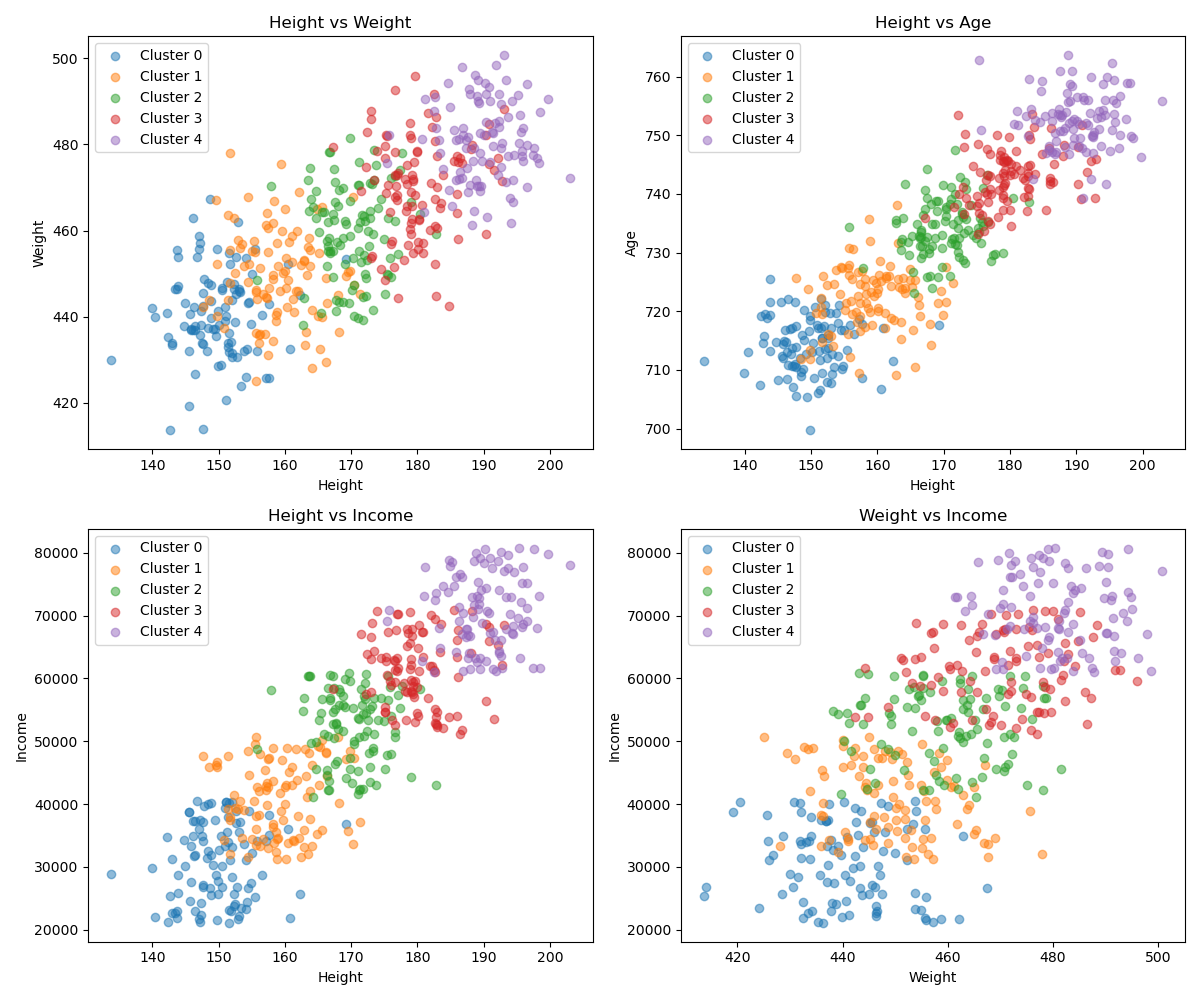

This chart was generated by the following Python code:
import pandas as pd
import matplotlib.pyplot as plt
from cluster_maker import (define_dataframe_structure, create_separated_clusters)


if __name__ == '__main__':
    # Create input for define_dataframe_structure with more interesting data
    column_specs = [
        {'name': 'height', 'reps': [150, 160, 170, 180, 190]},
        {'name': 'weight', 'reps': [50, 60, 70, 80, 90]},
        {'name': 'age', 'reps': [20, 30, 40, 50, 60]},
        {'name': 'income', 'reps': [30000, 40000, 50000, 60000, 70000]}
    ]
    
    # Create the seed dataframe based on the above info
    seed_df = define_dataframe_structure(column_specs)
    print("Seed DataFrame:")
    print(seed_df)

    # Define column specifications for simulation
    col_specs_simulate = {
        'height': {'distribution': 'normal', 'variance': 5},
        'weight': {'distribution': 'normal', 'variance': 10},
        'age': {'distribution': 'normal', 'variance': 5},
        'income': {'distribution': 'uniform', 'variance': 10000}
    }

    # Create well-separated clusters
    simulated_data = create_separated_clusters(seed_df, points=100, col_specs=col_specs_simulate, separation=200, random_state=42)
    print("\nSimulated Data with Separated Clusters:")
    print(simulated_data)

    # Add a cluster label to the simulated data based on the original representative points
    cluster_labels = []
    for i in range(len(seed_df)):
        cluster_labels.extend([i] * 100)
    
    # Ensure the length of cluster_labels matches the length of simulated_data
    print(f"Length of cluster_labels: {len(cluster_labels)}")
    print(f"Length of simulated_data: {len(simulated_data)}")

    simulated_data['cluster'] = cluster_labels[:len(simulated_data)]


    # Plotting the simulated data to show clusters
    plt.figure(figsize=(12, 10))

    # Scatter plot for height vs weight
    plt.subplot(2, 2, 1)
    for cluster in simulated_data['cluster'].unique():
        cluster_data = simulated_data[simulated_data['cluster'] == cluster]
        plt.scatter(cluster_data['height'], cluster_data['weight'], alpha=0.5, label=f'Cluster {cluster}')
    plt.xlabel('Height')
    plt.ylabel('Weight')
    plt.title('Height vs Weight')
    plt.legend()

    # Scatter plot for height vs age
    plt.subplot(2, 2, 2)
    for cluster in simulated_data['cluster'].unique():
        cluster_data = simulated_data[simulated_data['cluster'] == cluster]
        plt.scatter(cluster_data['height'], cluster_data['age'], alpha=0.5, label=f'Cluster {cluster}')
    plt.xlabel('Height')
    plt.ylabel('Age')
    plt.title('Height vs Age')
    plt.legend()



    # Scatter plot for height vs income
    plt.subplot(2, 2, 3)
    for cluster in simulated_data['cluster'].unique():
        cluster_data = simulated_data[simulated_data['cluster'] == cluster]
        plt.scatter(cluster_data['height'], cluster_data['income'], alpha=0.5, label=f'Cluster {cluster}')
    plt.xlabel('Height')
    plt.ylabel('Income')
    plt.title('Height vs Income')
    plt.legend()

    # Scatter plot for weight vs income
    plt.subplot(2, 2, 4)
    for cluster in simulated_data['cluster'].unique():
        cluster_data = simulated_data[simulated_data['cluster'] == cluster]
        plt.scatter(cluster_data['weight'], cluster_data['income'], alpha=0.5, label=f'Cluster {cluster}')
    plt.xlabel('Weight')
    plt.ylabel('Income')
    plt.title('Weight vs Income')
    plt.legend()

    plt.tight_layout()
    plt.suptitle("Scatter Plots of Simulated Data with Separated Clusters", y=1.02)
    plt.savefig("intelligent_cluster_demo.png")
    plt.show()